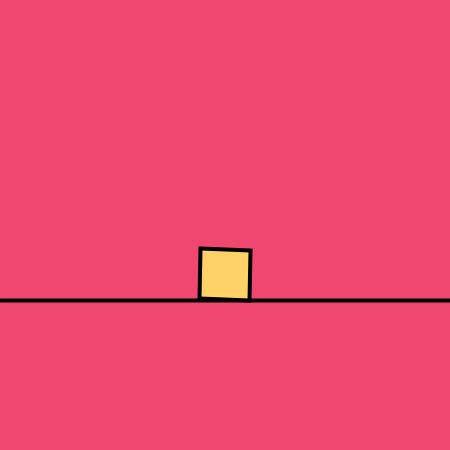
Frame 1 (no input)
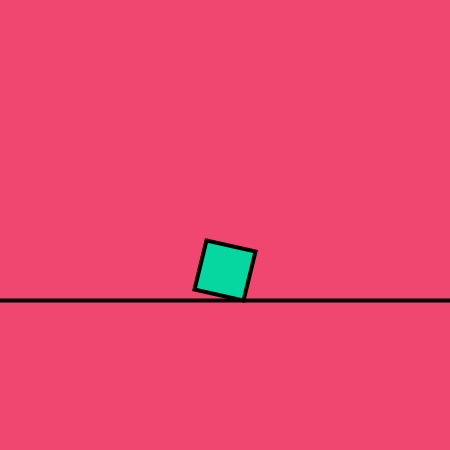
Frame 60 (the mouse pressed at the canvas centre just before this capture)
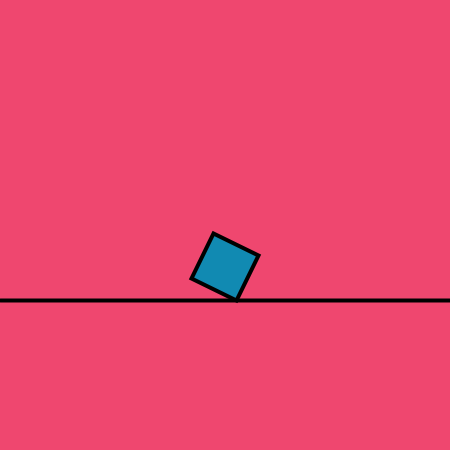
Frame 120 (the mouse held since frame 60 and released just before this capture)

The Processing sketch that drew these frames (run headless with seeded random() and noise(); from frame 60 on, the mouse is pressed at the canvas centre):

// Processing sketch: sketch_014
// ── sketch_014.pde
String colorString = "ef476f-ffd166-06d6a0-118ab2-073b4c";
int[] colors;
int index = 1;
PVector lineStartPos;
PVector lineEndPos;
float squareSize = 50;
float halfSquareSize = squareSize / 2;

void setup() {
  size(450, 450);
  colors = getColors(colorString);
  stroke(0);
  strokeWeight(4);

  lineStartPos = new PVector(0, 300);
  lineEndPos = new PVector(width, 300);
  fill(colors[index]);
}

void draw() { 
  stepDraw();
}

void stepDraw() {
  background(colors[0]);
  line(lineStartPos.x, lineStartPos.y, lineEndPos.x, lineEndPos.y); 
  float sinValue = abs(sin(frameCount * 0.06));
  translate((lineEndPos.x - lineStartPos.x) / 2, lineStartPos.y - squareSize / 2 - sinValue * 0.414 * (squareSize / 2));
  rotate(frameCount * 0.03);

  if (sinValue <= 0.03) { 
    index = (index + 1) % colors.length; 
    if (index == 0) {
      index = 1;
    }
    fill(colors[index]);
  }
  rect(-halfSquareSize, -halfSquareSize, squareSize, squareSize);
}

int[] getColors(String colorStr) {
  // get color string list by slit -
  String[] colorStrings = colorStr.split("-");
  int [] result = new int[colorStrings.length];
  // convert string list to int list
  for (int i = 0; i < colorStrings.length; i++) {
    if (colorStrings[i].length() == 6) {
      result[i] = unhex("FF" + colorStrings[i]);
    } else {
      result[i] = unhex(colorStrings[i]);
    }
  }
  return result;
}
